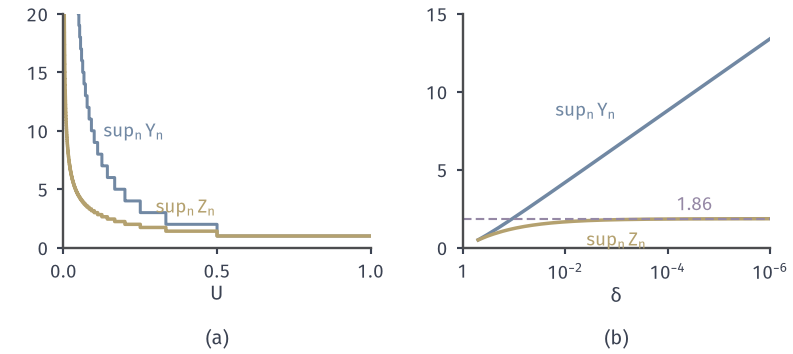

This figure's Python source:
from pathlib import Path
import sys
HERE = Path(__file__).resolve().parent
sys.path.insert(0, str(HERE.parent/'rvconv-common'))
from rvconv_fig import *
# Envelopes of the rare-large-value families on U ~ Unif(0,1):
#   sup_n Y_n = sup_n n 1{U < 1/n} = ceil(1/U) - 1 =: N,  sup_n Z_n = sup_n sqrt(n) 1{U < 1/n} = sqrt(N).
# (a) the two envelopes as functions of U (blue: sup Y_n, yellow: sup Z_n).
# (b) partial integrals int_delta^1 envelope dU as delta -> 0: first ~ ln(1/delta) -> infinity, second -> E sqrt(N) = sum 1/(sqrt(n)(n+1)).
fig, axes = figure(width_mm=112, height_mm=50, ncols=2)
panel(fig, left=.08, wspace=.3, bottom=.3)
ax = axes[0]; style(ax)
u = np.linspace(2e-3, 1, 40000, endpoint=False)
N = np.ceil(1/u) - 1
ax.plot(u, N, color=BLUE, lw=1.2, drawstyle='steps-post')
ax.plot(u, np.sqrt(N), color=YELLOW, lw=1.4, drawstyle='steps-post')
lab(ax, .13, 9.5, r'$\mathrm{sup}_n\,Y_n$', BLUE, ha='left')
lab(ax, .3, 3.0, r'$\mathrm{sup}_n\,Z_n$', YELLOW, ha='left')
ax.set_xlim(0, 1); ax.set_ylim(0, 20); ax.set_xticks([0, .5, 1])
axlab(ax, '$U$', None)
ax = axes[1]; style(ax)
# exact partial integrals: on [1/(n+1), 1/n) the envelope N equals n
nmax = 10**6
nn = np.arange(1, nmax + 1); w = 1/nn - 1/(nn + 1)
cY = np.cumsum(nn*w); cZ = np.cumsum(np.sqrt(nn)*w)
delta = 1/(nn + 1)
ax.semilogx(delta, cY, color=BLUE, lw=1.4)
ax.semilogx(delta, cZ, color=YELLOW, lw=1.4)
EZ = float(cZ[-1] + 2/np.sqrt(nmax))
ax.axhline(EZ, color=PURPLE, lw=.85, ls=DASH)
lab(ax, 1e-3, 8.2, r'$\mathrm{sup}_n\,Y_n$', BLUE, ha='right', va='bottom')
lab(ax, 1e-3, 1.1, r'$\mathrm{sup}_n\,Z_n$', YELLOW, ha='center', va='top')
lab(ax, 3e-5, EZ + .25, r'$%.2f$' % EZ, PURPLE, ha='center', va='bottom')
ax.set_xlim(1e-6, 1); ax.set_ylim(0, 15); ax.set_yticks([0, 5, 10, 15]); ax.invert_xaxis()
logticks(ax, [-6, -4, -2, 0], axis='x')
axlab(ax, r'$\delta$', None)
tags(fig, axes)
save(fig, HERE, 'figure', {'E_sup_Z': EZ, 'partial_Y_at_1e-6': float(cY[-1])})
